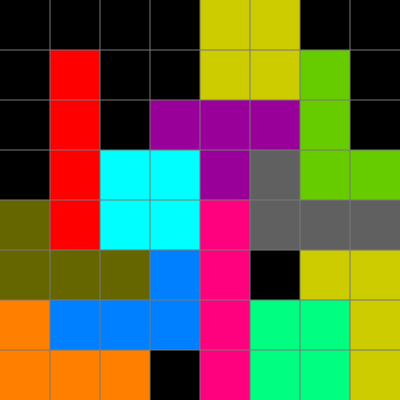
Frame 1 (no input)
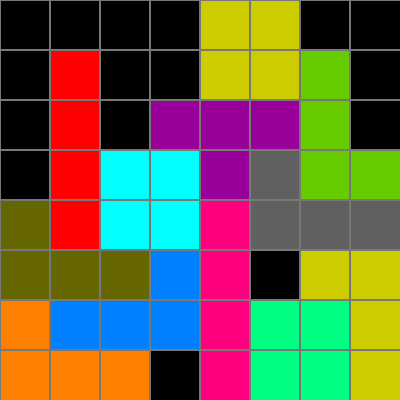
Frame 60 (no input)
Frame 120 (the mouse pressed at the canvas centre since frame 60): identical to frame 60, image omitted

The p5.js sketch that drew these frames (run headless with seeded random() and noise() and a simulated clock; from frame 60 on, the mouse is pressed at the canvas centre):

// p5.js sketch
// ── sketch.js
// 最終課題を制作しよう



function setup() {
  const blue = color(0, 51, 160);
  const red = color(255, 0, 0);
  const purple = color(153, 0, 153);
  const yellow = color(204, 204, 0);
  const gray = color(96, 96, 96);
  const orange = color(255, 128, 0);
  const lightblue = color(0, 128, 255);
  const emerald = color(0, 255, 128);
  const maccha = color(102, 204, 0);
  const pink = color(255, 0, 127);
  const sky = color(0, 255, 255);
  const brown = color(102, 102, 0);
  const black  = color(0,0,0);
  createCanvas(400, 400);
  background(255);
  let d =50;
  noStroke();
  
fill(black);
rect(0, 0, d, d * 4);
fill(brown);
rect(0, d * 4, d, d * 2);
fill(orange);
rect(0, d * 6, d, d * 2);

fill(black);
rect(d, 0, d*3, d);
fill(red);
rect(d, d, d, d * 4);
fill(brown);
rect(d, d*5, d, d);
fill(lightblue);
rect(d, d*6, d, d);
fill(orange);
rect(d, d*7, d*2, d);

fill(black);
rect(d*2, d, d, d*2);
fill(sky);
rect(d*2, d*3, d, d*2);
fill(brown);
rect(d*2, d*5, d, d);
fill(lightblue);
rect(d*2, d*6, d, d);
fill(black);
rect(d*3, d*7, d, d);

fill(black);
rect(d*3, d, d, d);
fill(purple);
rect(d*3, d*2, d, d);
fill(yellow);
rect(d*3, d*3, d, d);
fill(sky);
rect(d*3, d*3, d, d*2);
fill(lightblue);
rect(d*3, d*5, d, d*2);

fill(yellow);
rect(d*4, 0, d, d*2);
fill(purple);
rect(d*4, d*2, d*2, d);
fill(purple);
rect(d*4, d*3, d, d);
fill(pink);
rect(d*4, d*4, d, d*4);


fill(black);
rect(d*7, 0, d, d*3);

fill(black);
rect(d*7, d*4, d, d );
fill(yellow);
rect(d*7, d*5, d, d*3);
fill(yellow);
rect(d*6, d*5, d, d);
fill(black);
rect(d*6, 0, d, d );
fill(maccha);
rect(d*6, d, d, d*3 );
fill(emerald);
rect(d*6, d*4, d, d );
fill(gray);
rect(d*6, d*4, d*2, d );
fill(emerald);
rect(d*6, d*6, d, d*2 );
fill(yellow);
rect(d*5, 0, d, d*2);
fill(maccha);
rect(d*7, d*3, d, d );
fill(gray);
rect(d*5, d*3, d, d*2 );
fill(black);
rect(d*5, d*5, d, d)
fill(emerald);
rect(d*5, d*6, d, d*2 );
}

function draw(){
  let d =50;
  for(let i = 0; i < 8; i++){
      let x = i * d;
      line(0,x,400,x)
      line(x,0,x,400)
      stroke(120)
  }
}

function keyPressed(){
  let d =50;
  noStroke();
  if(key == "i"){ 
    I(d,d)
    I(d*4,d*4)
  }
  if(key == "t"){ 
    T(d*3, d*2)
   }
}

function keyReleased(){
  let d =50;
  noStroke();
  if(key == "i"){ 
    fill(255, 0, 0);
    rect(d,d,d,d*4)

    fill(255, 0, 127)
    rect(d*4,d*4,d,4*d)
  }
  if(key == "t"){ 
    fill(153, 0, 153)
    rect(d*3,d*2,d*3,d)
    rect(d*4,d*3,d,d)
   }
}



function ThreeDim(p, q){
  fill(255,255,255,80);
  rect(p+12.5, q, 25, 12.5);
  triangle(p, q, p+12.5, q, p+12.5, q+12.5);
  triangle(p+37.5, q, p+50, q, p+37.5, q+12.5);

  fill(255,255,255,40);
  rect(p, q+12.5, 12.5, 25);
  triangle(p, q, p, q+12.5, p+12.5, q+12.5);
  triangle(p, q+37.5, p, q+50, p+12.5, q+37.5);
  
  fill(0,0,0,100);
  rect(p+12.5, q+37.5, 25, 12.5);
  triangle(p, q+50, p+12.5, q+37.5, p+12.5, q+50);
  triangle(p+37.5, q+37.5, p+37.5, q+50, p+50, q+50);

  fill(0,0,0,30);
  rect(p+37.5, q+12.5, 12.5, 25);
  triangle(p+37.5, q+12.5, p+50, q, p+50, q+12.5);
  triangle(p+37.5, q+37.5, p+50, q+37.5, p+50, q+50);
  
}

function I(r,s){
  ThreeDim(r,s);
  ThreeDim(r,s+50);
  ThreeDim(r,s+100);
  ThreeDim(r,s+150);
}

function T(t,u){
  ThreeDim(t,u);
  ThreeDim(t+50,u);
  ThreeDim(t+100,u);
  ThreeDim(t+50,u+50);
}
